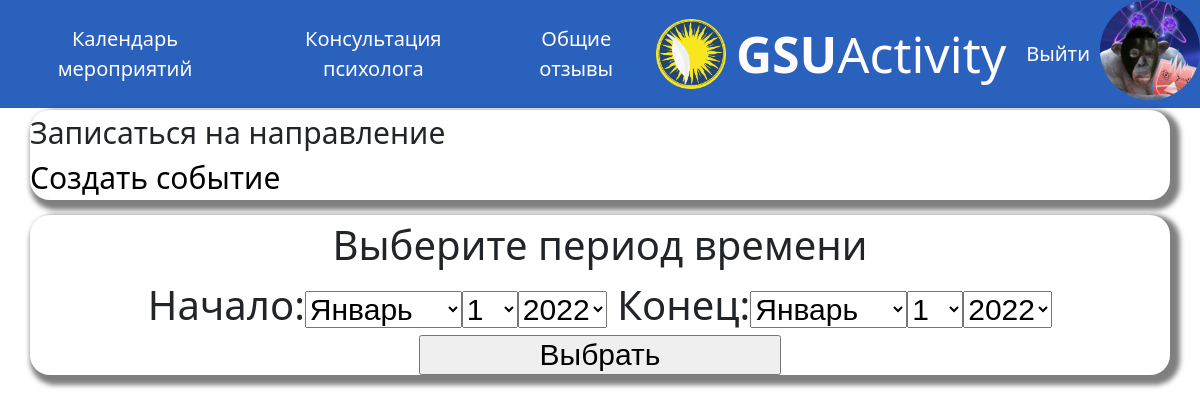
Before: /cult/ (signed in) with the older database file.
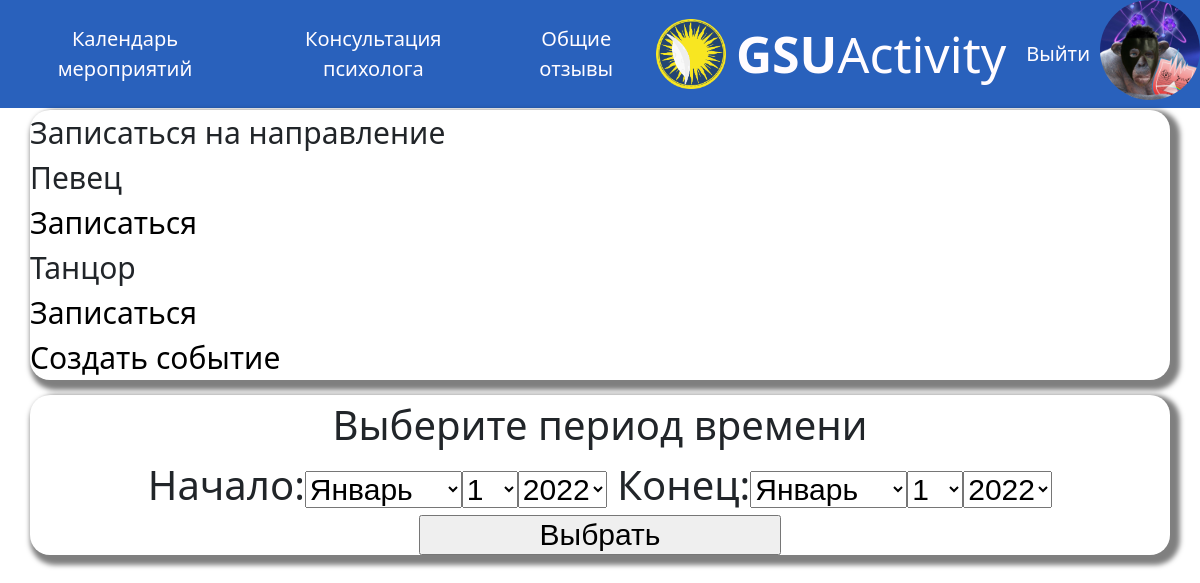
After: the same page with the newer database file.
### news/models.py (models this page shows)
class Tvor(models.Model):
    name = models.CharField(max_length=30,verbose_name='Название')
    otobr = models.BooleanField(default=False, db_index=True,verbose_name='Отображение')
    class Meta:
        verbose_name_plural = 'Творческие направления'
        verbose_name = 'Творческое направление'

### news/views.py (the view)
# urls.py: path('cult/', cult, name='cult'),
def cult(request):
    weekd=datetime.today().isocalendar()[1]
    posts = Post.objects.filter(eventdate__week=weekd)
    your_zapisi = Post.objects.filter(zapis=request.user.id)
    tvors = Tvor.objects.filter(otobr=True)
    if request.method == 'POST':
    	form = Index(request.POST)
    	if form.is_valid():
    		nach = form.cleaned_data['Начало']
    		con = form.cleaned_data['Конец']
    		posts = Post.objects.filter(eventdate__range=(nach,con))
    else:
    	form = Index()
    return render(request, 'news/cult.html', {'posts': posts,'your_zapisi':your_zapisi,'tvors':tvors,'form':form})

### news/forms.py
class Index(forms.Form):
    Начало = forms.DateTimeField(widget=forms.SelectDateWidget)
    Конец = forms.DateTimeField(widget=forms.SelectDateWidget)

### news/templates/news/cult.html (shortened to what this page needs)
{% extends "layout/basic.html" %}
{% block content %}
<div class="post">
	Записаться на направление<br>
	{% for naprav in tvors %}
		{{naprav.name}}<br>
		{% if user.is_authenticated %}
			<a href="{% url 'news:tvor' pk=naprav.pk %}" class="post_link">Записаться</a><br>
		{% endif %}
	{% endfor %}
	{% if user.id == 4 or user.id == 1  %}
		<a href="{% url 'news:add' %}"  class="post_link">Создать событие</a><br>
	{% endif %}
</div>
<div class="calendar">
	Выберите период времени
	<form method="post">
		<div>{{ form }}</div>
		<button type="submit">Выбрать</button>
	</form>
</div>
{% endblock %}

Changed rows visible on the page:
added Tvor: name "Певец"
added Tvor: name "Танцор"
